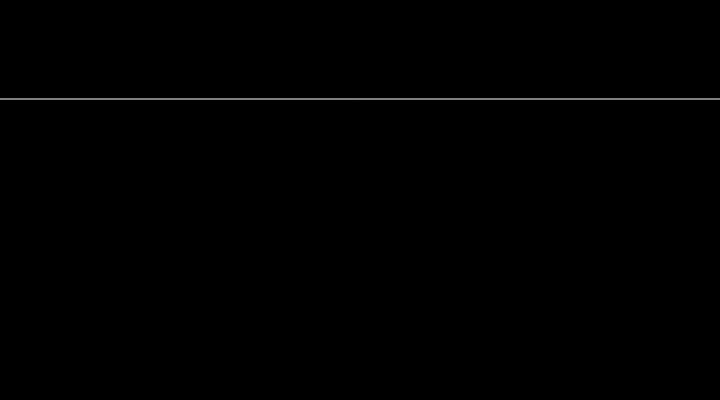
Frame 1 (no input)
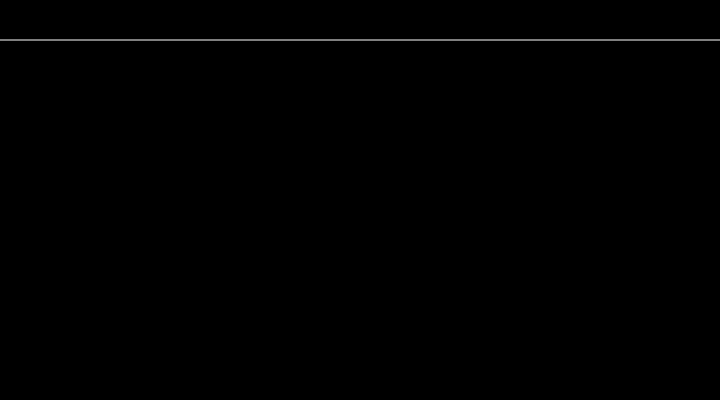
Frame 60 (no input)
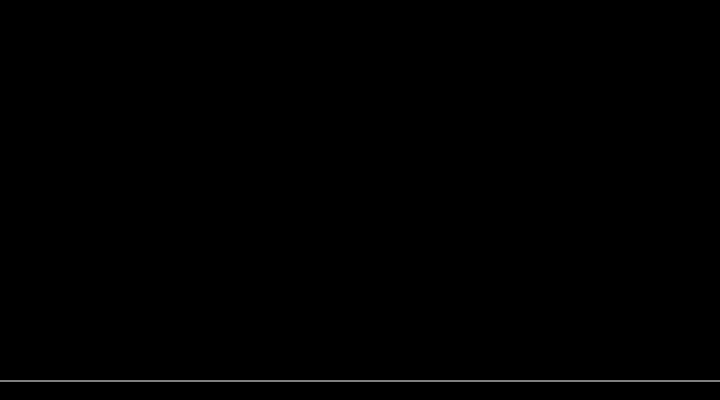
Frame 120 (the mouse pressed at the canvas centre since frame 60)

The p5.js sketch that drew these frames (run headless with seeded random() and noise() and a simulated clock; from frame 60 on, the mouse is pressed at the canvas centre):

// p5.js sketch
// ── sketch.js
let y = 100;

// The statements in the setup() function
// execute once when the program begins
function setup() {
  createCanvas(720, 400); // Size must be the first statement
  stroke(255); // Set line drawing color to white
  frameRate(30);
}
// The statements in draw() are executed until the
// program is stopped. Each statement is executed in
// sequence and after the last line is read, the first
// line is executed again.
function draw() {
  background(0); // Set the background to black
  y = y - 1;
  if (y < 0) {
    y = height;
  }
  line(0, y, width, y);
}
